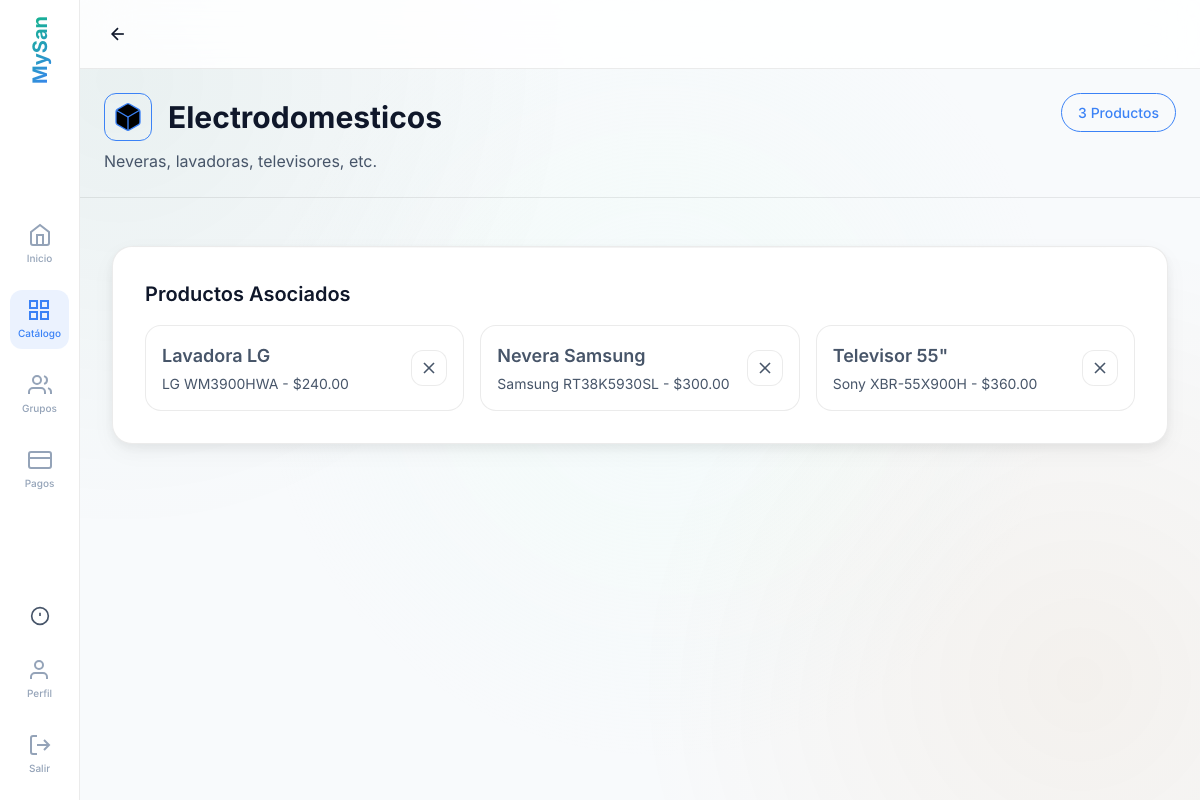
The app's page /modules/categorias_admin/detalle.php?id=1 (signed in) with its own data.
### tables this page shows
CREATE TABLE `categorias` (
  `id` int NOT NULL AUTO_INCREMENT,
  `nombre` varchar(50) NOT NULL,
  `descripcion` text,
  `color` varchar(20) DEFAULT NULL,
  PRIMARY KEY (`id`)
);

CREATE TABLE `productos` (
  `id` int NOT NULL AUTO_INCREMENT,
  `categoria_id` int NOT NULL,
  `nombre` varchar(100) NOT NULL,
  `marca` varchar(50) DEFAULT NULL,
  `modelo` varchar(50) DEFAULT NULL,
  `descripcion` text,
  `valor_total` decimal(10,2) NOT NULL,
  `imagen` varchar(255) DEFAULT NULL,
  `activo` tinyint DEFAULT '1',
  `created_at` timestamp NULL DEFAULT CURRENT_TIMESTAMP,
  PRIMARY KEY (`id`),
  KEY `categoria_id` (`categoria_id`),
  CONSTRAINT `productos_ibfk_1` FOREIGN KEY (`categoria_id`) REFERENCES `categorias` (`id`) ON DELETE CASCADE
);

### modules/categorias_admin/detalle.php (the view, shortened to what this page needs)
<?php
require_once '../../config/database.php';
$id = $_GET['id'] ?? null;
$stmt = $pdo->prepare("SELECT * FROM categorias WHERE id = ?");
$stmt->execute([$id]);
$categoria = $stmt->fetch();
$stmtProd = $pdo->prepare("SELECT * FROM productos WHERE categoria_id = ? AND activo = 1 ORDER BY nombre ASC");
$stmtProd->execute([$id]);
$productos = $stmtProd->fetchAll();
?>
<!DOCTYPE html>
<html lang="es">
<head>
    <link rel="stylesheet" href="../../assets/fonts/inter.css">
    <link rel="stylesheet" href="../../assets/css/reset.css">
    <link rel="stylesheet" href="../../assets/css/variables.css">
    <link rel="stylesheet" href="../../assets/css/bento-grid.css">
    <link rel="stylesheet" href="../../assets/css/main.css">
</head>
<body>
    <div class="main-content">
        <?php
        include '../../includes/header.php';
        ?>
        <div class="page-header" style="padding: var(--space-6); margin-bottom: var(--space-4); border-bottom: 1px solid var(--glass-border);">
            <div style="display: flex; justify-content: space-between; align-items: flex-start;">
                <div>
                    <h1 class="page-title" style="font-size: var(--font-size-3xl);">
                        <div class="category-icon" style="width:48px;height:48px;border-radius:var(--radius-md);display:flex;align-items:center;justify-content:center;color:var(--color-<?php echo htmlspecialchars($categoria['color']); ?>);background:var(--color-<?php echo htmlspecialchars($categoria['color']); ?>-tint); border: 1px solid var(--color-<?php echo htmlspecialchars($categoria['color']); ?>);">
                            <svg class="icon-lg" style="stroke: currentColor;"><use href="#icon-package"></use></svg>
                        </div>
                        <?php echo htmlspecialchars($categoria['nombre']); ?>
                    </h1>
                    <p style="color: var(--color-text-secondary); margin-top: var(--space-2);">
                        <?php echo htmlspecialchars($categoria['descripcion']); ?>
                    </p>
                </div>
                <span class="badge" style="background: var(--color-<?php echo htmlspecialchars($categoria['color']); ?>-tint); color: var(--color-<?php echo htmlspecialchars($categoria['color']); ?>); padding: var(--space-2) var(--space-4); font-size: var(--font-size-sm); border-radius: var(--radius-full); border: 1px solid var(--color-<?php echo htmlspecialchars($categoria['color']); ?>);">
                    <?php echo count($productos); ?> Productos
                </span>
            </div>
        </div>
        <div class="bento-container">
            <div class="bento-12">
                <div class="bento-box">
                    <div class="bento-header">
                        <div class="bento-title">Productos Asociados</div>
                    </div>
                    <div class="bento-content">
                        <?php if (empty($productos)): ?>
                            <p style="text-align: center; color: var(--color-text-tertiary); padding: var(--space-8) 0;">
                                No hay productos en esta categoría.
                            </p>
                        <?php else: ?>
                            <div style="display: grid; grid-template-columns: repeat(auto-fill, minmax(300px, 1fr)); gap: var(--space-4);">
                                <?php foreach ($productos as $p): ?>
                                    <div class="product-card" id="prod-<?php echo $p['id']; ?>">
                                        <div class="product-info">
                                            <span class="product-name"><?php echo htmlspecialchars($p['nombre']); ?></span>
                                            <span class="product-meta"><?php echo htmlspecialchars($p['marca'] . ' ' . $p['modelo']); ?> - $<?php echo number_format($p['valor_total'], 2); ?></span>
                                        </div>
                                        <button class="btn-action-danger" onclick="detachProduct(<?php echo $p['id']; ?>)" title="Desvincular de la categoría">
                                            <svg class="icon"><use href="#icon-x"></use></svg>
                                        </button>
                                    </div>
                                <?php endforeach; ?>
                            </div>
                        <?php endif; ?>
                    </div>
                </div>
            </div>
        </div>
    </div>
</body>
</html>

### assets/css/variables.css (style rules this page uses)
:root { --color-primary: #3b82f6; --color-primary-mid: #2563eb; --color-primary-light: #60a5fa; --color-primary-dim: #1d4ed8; --color-primary-glow: rgba(59, 130, 246, 0.25); --color-primary-tint: rgba(59, 130, 246, 0.1); --color-secondary: #10b981; --color-secondary-mid: #059669; --color-secondary-light: #34d399; --color-secondary-dim: #047857; --color-secondary-glow: rgba(16, 185, 129, 0.25); --color-secondary-tint: rgba(16, 185, 129, 0.1); --color-accent: #fcd34d; --color-accent-dim: #d97706; --color-accent-glow: rgba(252, 211, 77, 0.15); --color-accent-light: #fde68a; --color-accent-tint: rgba(252, 211, 77, 0.05); --color-electro: var(--color-primary); --color-electro-dim: var(--color-primary-dim); --color-electro-glow: var(--color-primary-glow); --color-electro-tint: var(--color-primary-tint); --color-telefonia: var(--color-secondary); --color-telefonia-dim: var(--color-secondary-dim); --color-telefonia-glow: var(--color-secondary-glow); --color-moto: var(--color-accent-dim); --color-moto-dim: #b45309; --color-moto-glow: var(--color-accent-glow); --color-turnos: #6366f1; --color-turnos-dim: #4f46e5; --color-turnos-glow: rgba(99, 102, 241, 0.18); --color-turnos-tint: rgba(99, 102, 241, 0.05); --color-comprobantes: #0ea5e9; --color-comprobantes-dim: #0284c7; --color-comprobantes-glow: rgba(14, 165, 233, 0.18); --color-violeta: var(--color-primary); --color-violeta-dim: var(--color-primary-dim); --color-violeta-glow: var(--color-primary-glow); --color-menta: var(--color-secondary); --color-menta-dim: var(--color-secondary-dim); --color-menta-glow: var(--color-secondary-glow); --color-salmon: var(--color-accent); --color-salmon-dim: var(--color-accent-dim); --color-salmon-glow: var(--color-accent-glow); --color-background: #F8FAFC; --color-surface: #FFFFFF; --color-surface-elevated: #FFFFFF; --color-surface-hover: #F1F5F9; --color-surface-section: #E2E8F0; --glass-background: rgba(255, 255, 255, 0.85); --glass-border: rgba(0, 0, 0, 0.08); --glass-blur: blur(24px); --color-text-primary: #0F172A; --color-text-secondary: #475569; --color-text-tertiary: #94A3B8; --color-text-inverse: #FFFFFF; --color-success: #10B981; --color-warning: #F59E0B; --color-error: #EF4444; --color-info: #3B82F6; --font-family: 'Inter', -apple-system, BlinkMacSystemFont, 'SF Pro Display', sans-serif; --font-sans: var(--font-family); --font-size-xs: 0.75rem; --font-size-sm: 0.875rem; --font-size-base: 1rem; --font-size-md: 1rem; --font-size-lg: 1.125rem; --font-size-xl: 1.25rem; --font-size-2xl: 1.5rem; --font-size-3xl: 1.875rem; --font-size-4xl: 2.25rem; --font-weight-regular: 400; --font-weight-medium: 500; --font-weight-semibold: 600; --font-weight-bold: 700; --space-1: 0.25rem; --space-2: 0.5rem; --space-3: 0.75rem; --space-4: 1rem; --space-5: 1.25rem; --space-6: 1.5rem; --space-8: 2rem; --space-10: 2.5rem; --space-12: 3rem; --space-16: 4rem; --space-20: 5rem; --radius-sm: 8px; --radius-md: 12px; --radius-lg: 16px; --radius-xl: 24px; --radius-bento: 20px; --radius-full: 9999px; --shadow-sm: 0 1px 3px rgba(0,0,0,.04), 0 2px 6px rgba(0,0,0,.02); --shadow-md: 0 4px 12px rgba(0,0,0,.06), 0 8px 24px rgba(0,0,0,.04); --shadow-lg: 0 8px 24px rgba(0,0,0,.08), 0 20px 48px rgba(0,0,0,.06); --shadow-glow-primary: 0 0 24px var(--color-primary-glow); --shadow-glow-secondary: 0 0 24px var(--color-secondary-glow); --shadow-glow-accent: 0 0 24px var(--color-accent-glow); --shadow-glow-violeta: var(--shadow-glow-primary); --shadow-glow-menta: var(--shadow-glow-secondary); --shadow-glow-salmon: var(--shadow-glow-accent); --transition-fast: 150ms cubic-bezier(0.4, 0, 0.2, 1); --transition-base: 250ms cubic-bezier(0.4, 0, 0.2, 1); --transition-slow: 400ms cubic-bezier(0.4, 0, 0.2, 1); --z-base: 1; --z-dropdown: 100; --z-modal: 200; --z-toast: 300; }

### records on screen
categorias: nombre "Electrodomesticos", descripcion "Neveras, lavadoras, televisores, etc."
productos: nombre "Lavadora LG", marca+modelo "LG WM3900HWA", valor_total "240.00"
productos: nombre "Nevera Samsung", marca+modelo "Samsung RT38K5930SL", valor_total "300.00"
productos: nombre "Televisor 55\"", marca+modelo "Sony XBR-55X900H", valor_total "360.00"

### other values on screen
count($productos) "3"
